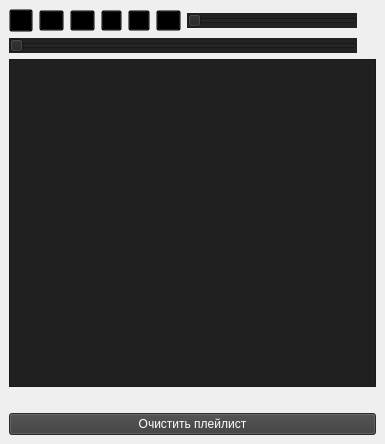
<?xml version="1.0" encoding="UTF-8"?>
<ui version="4.0">
 <class>MainWindow</class>
 <widget class="QMainWindow" name="MainWindow">
  <property name="geometry">
   <rect>
    <x>0</x>
    <y>0</y>
    <width>385</width>
    <height>444</height>
   </rect>
  </property>
  <property name="windowTitle">
   <string>IWoo_Player</string>
  </property>
  <property name="styleSheet">
   <string notr="true">MainWindow{
background-color: rgb(34, 34, 34);

}
</string>
  </property>
  <widget class="QWidget" name="centralwidget">
   <layout class="QGridLayout" name="gridLayout">
    <item row="0" column="2">
     <widget class="QToolButton" name="btn_play">
      <property name="styleSheet">
       <string notr="true">QToolButton{
	background-color: transparent;

}</string>
      </property>
      <property name="text">
       <string>|&gt;</string>
      </property>
      <property name="icon">
       <iconset resource="resourses.qrc">
        <normaloff>:/img/pl.png</normaloff>:/img/pl.png</iconset>
      </property>
     </widget>
    </item>
    <item row="0" column="3">
     <widget class="QToolButton" name="btn_pause">
      <property name="styleSheet">
       <string notr="true">QToolButton{
	background-color: transparent;

}
</string>
      </property>
      <property name="text">
       <string>||</string>
      </property>
      <property name="icon">
       <iconset resource="resourses.qrc">
        <normaloff>:/img/ps.png</normaloff>:/img/ps.png</iconset>
      </property>
     </widget>
    </item>
    <item row="0" column="1">
     <widget class="QToolButton" name="btn_previous">
      <property name="styleSheet">
       <string notr="true">QToolButton{
	background-color: transparent;

}
</string>
      </property>
      <property name="text">
       <string>|&lt;</string>
      </property>
      <property name="icon">
       <iconset resource="resourses.qrc">
        <normaloff>:/img/t.png</normaloff>:/img/t.png</iconset>
      </property>
     </widget>
    </item>
    <item row="0" column="0">
     <widget class="QToolButton" name="btn_add">
      <property name="styleSheet">
       <string notr="true">QToolButton{
	background-color: transparent;

}</string>
      </property>
      <property name="text">
       <string/>
      </property>
      <property name="icon">
       <iconset resource="resourses.qrc">
        <normaloff>:/img/g+.png</normaloff>:/img/g+.png</iconset>
      </property>
      <property name="iconSize">
       <size>
        <width>16</width>
        <height>16</height>
       </size>
      </property>
     </widget>
    </item>
    <item row="0" column="5">
     <widget class="QToolButton" name="btn_next">
      <property name="styleSheet">
       <string notr="true">QToolButton{
	background-color: transparent;

}</string>
      </property>
      <property name="text">
       <string>&gt;|</string>
      </property>
      <property name="icon">
       <iconset resource="resourses.qrc">
        <normaloff>:/img/gt.png</normaloff>:/img/gt.png</iconset>
      </property>
     </widget>
    </item>
    <item row="0" column="6">
     <widget class="QSlider" name="sl_volume">
      <property name="autoFillBackground">
       <bool>false</bool>
      </property>
      <property name="styleSheet">
       <string notr="true">QSlider{
	selection-background-color: rgb(62, 62, 62);
	selection-color: rgb(31, 31, 31);
	gridline-color: rgb(38, 38, 38);
background-color: rgb(34, 34, 34);
	
}
</string>
      </property>
      <property name="orientation">
       <enum>Qt::Horizontal</enum>
      </property>
     </widget>
    </item>
    <item row="5" column="0" colspan="8">
     <widget class="QLabel" name="currentTrack">
      <property name="styleSheet">
       <string notr="true">QLabel{
	color: rgb(255, 255, 255);
}</string>
      </property>
      <property name="text">
       <string/>
      </property>
     </widget>
    </item>
    <item row="0" column="4">
     <widget class="QToolButton" name="btn_stop">
      <property name="styleSheet">
       <string notr="true">QToolButton{
	background-color: transparent;

}
</string>
      </property>
      <property name="text">
       <string>S</string>
      </property>
      <property name="icon">
       <iconset resource="resourses.qrc">
        <normaloff>:/img/st.png</normaloff>:/img/st.png</iconset>
      </property>
     </widget>
    </item>
    <item row="1" column="8">
     <widget class="QLabel" name="time">
      <property name="styleSheet">
       <string notr="true">QLabel{
	color: rgb(255, 255, 255);
}</string>
      </property>
      <property name="text">
       <string/>
      </property>
     </widget>
    </item>
    <item row="0" column="8">
     <widget class="QLabel" name="l_volume">
      <property name="styleSheet">
       <string notr="true">QLabel{
	color: rgb(255, 255, 255);

}</string>
      </property>
      <property name="text">
       <string/>
      </property>
     </widget>
    </item>
    <item row="1" column="0" colspan="7">
     <widget class="QSlider" name="h_slider">
      <property name="styleSheet">
       <string notr="true">QSlider{
background-color: rgb(34, 34, 34);

}
</string>
      </property>
      <property name="orientation">
       <enum>Qt::Horizontal</enum>
      </property>
     </widget>
    </item>
    <item row="4" column="0" colspan="9">
     <widget class="QTableView" name="playlistView">
      <property name="styleSheet">
       <string notr="true">QTableView{
	alternate-background-color: rgb(30, 30, 30);
	color: rgb(255, 255, 255);
	background-color: rgb(32,32, 32);
	border-color: rgb(0, 0, 0);
	border-top-color: rgb(0, 0, 0);
	border-right-color: rgb(0, 0, 0);
	border-left-color: rgb(0, 0, 0);
	border-bottom-color: rgb(0, 0, 0);

}</string>
      </property>
     </widget>
    </item>
    <item row="6" column="0" colspan="9">
     <widget class="QPushButton" name="pushButton">
      <property name="styleSheet">
       <string notr="true">QPushButton{
	color: rgb(255, 255, 255);
	background-color: rgb(60, 60, 60);

}</string>
      </property>
      <property name="text">
       <string>Очистить плейлист</string>
      </property>
     </widget>
    </item>
   </layout>
  </widget>
 </widget>
 <resources>
  <include location="resourses.qrc"/>
 </resources>
 <connections/>
</ui>
